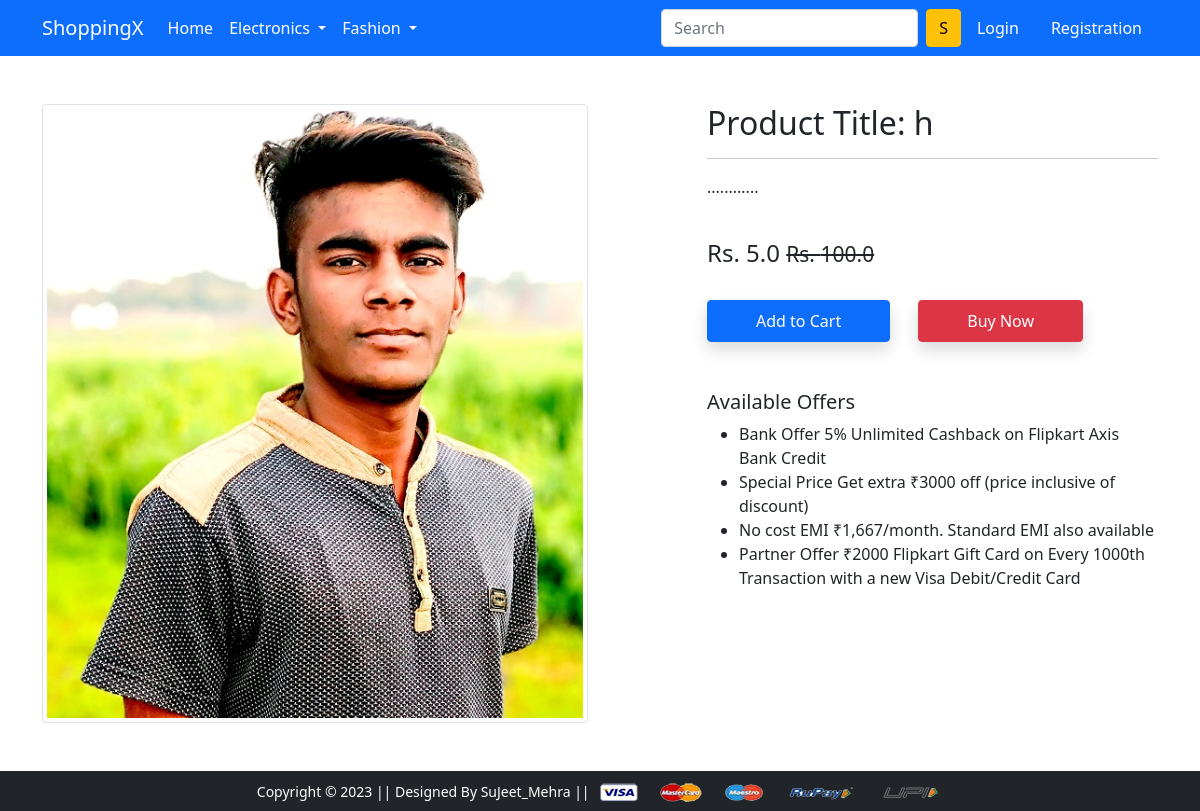
Screenshot of /product-detail/2 with the database file from the repository.
### app/models.py (models this page shows, shortened)
class Product(models.Model):
    title = models.CharField(max_length=100)
    selling_price = models.FloatField()
    discount_price = models.FloatField()
    description = models.TextField()
    brand = models.CharField(max_length=100)
    category = models.CharField(choices=CATEGORY_CHOICES, max_length=2)
    product_image = models.ImageField(upload_to='productimg')

### app/views.py (the view)
class ProductDetailView(View):
    def get(self, request, pk):
        product = Product.objects.get(pk=pk)
        item_already_in_cart = False
        if request.user.is_authenticated:
            item_already_in_cart = Cart.objects.filter(
                Q(product=product.id) & Q(user=request.user)).exists()
        return render(request, 'app/productdetail.html', {'product': product, 'item_already_in_cart': item_already_in_cart})

### app/templates/app/productdetail.html (shortened to what this page needs)
{% extends 'app/base.html' %} {% load static %} {% block title %}Product Detail{% endblock title %} {% block main-content %}
<div class="container my-5">
  <div class="row">
    <div class="col-sm-6 text-center align-self-center">
      <img
        src="{{product.product_image.url}}"
        alt=""
        class="img-fluid img-thumbnail"
      />
    </div>
    <div class="col-sm-5 offset-sm-1">
      <h2>Product Title: {{product.title}}</h2>
      <hr />
      <p>{{product.description}}</p>
      <br />
      <h4>
        Rs. {{product.discount_price}}
        <small class="fw-light text-decoration-line-through"
          >Rs. {{product.selling_price}}</small
        >
      </h4>
      <br />
       {% if not request.user.is_authenticated %}
      <form action="/add-to-cart" class="d-inline">
        <button type="submit" class="btn btn-primary shadow px-5 py-2">
          Add to Cart
        </button>
      </form>
      {% endif %}
      <a
        href="{% url 'checkout' %}"
        class="btn btn-danger shadow px-5 py-2 ms-4"
        >Buy Now</a
      >
      <h5 class="mt-5">Available Offers</h5>
      <ul>
        <li>Bank Offer 5% Unlimited Cashback on Flipkart Axis Bank Credit</li>
        <li>Special Price Get extra ₹3000 off (price inclusive of discount)</li>
        <li>No cost EMI ₹1,667/month. Standard EMI also available</li>
        <li>
          Partner Offer ₹2000 Flipkart Gift Card on Every 1000th Transaction
          with a new Visa Debit/Credit Card
        </li>
      </ul>
    </div>
  </div>
</div>
{% endblock main-content %}

### rows the page displays
Product: product_image (picture), title "h", description "............", discount_price "5.0", selling_price "100.0"
